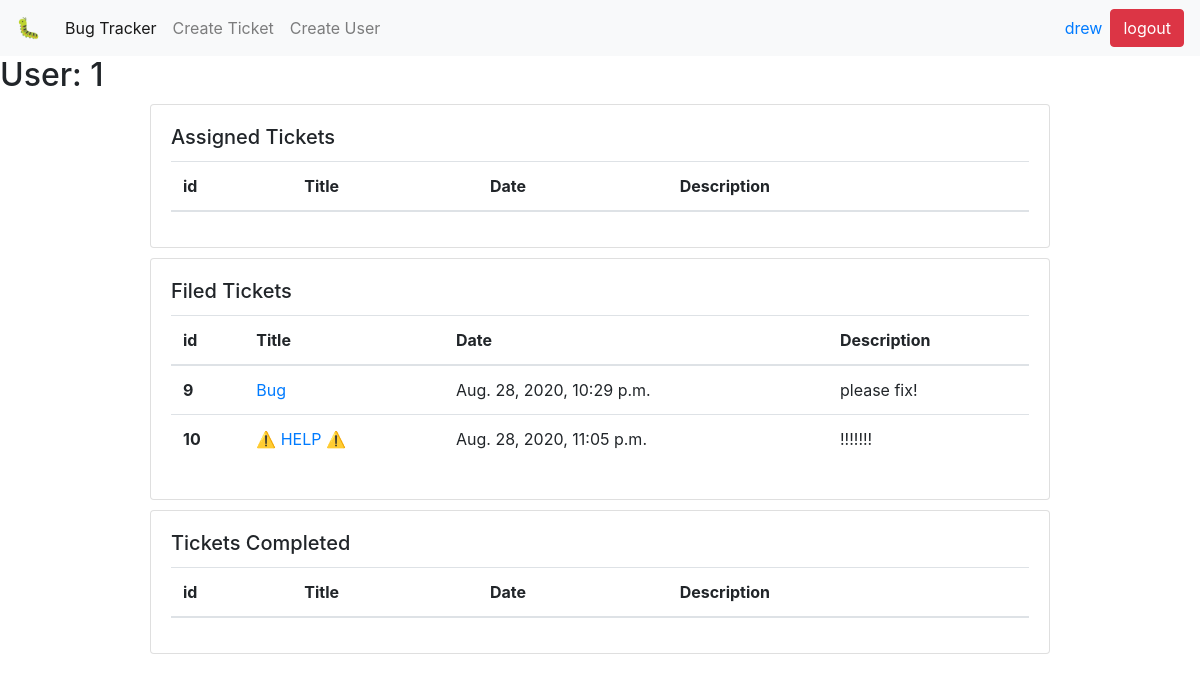
The app's page /user/1/ (signed in) with its own data.
### homepage/models.py (models this page shows, shortened)
class MyUser(AbstractUser):
    display_name = models.CharField(max_length=240)
    REQUIRED_FIELDS = ['display_name']

class Ticket(models.Model):
    title = models.CharField(max_length=240)
    date = models.DateTimeField(default=timezone.now)
    description = models.TextField()
    user_filed = models.ForeignKey(
        MyUser,
        related_name='filed',
        on_delete=models.CASCADE,
    )
    user_assigned = models.ForeignKey(
        MyUser,
        related_name='assigned',
        on_delete=models.CASCADE,
        blank=True,
        null=True,
    )
    user_completed = models.ForeignKey(
        MyUser,
        related_name='completed',
        on_delete=models.CASCADE,
        blank=True,
        null=True,
    )
    NEW = 'NE'
    IN_PROGRESS = 'IP'
    DONE = 'DO'
    INVALID = 'IN'
    STATUS_CHOICES = [
        (NEW, 'New'),
        (IN_PROGRESS, 'In Progress'),
        (DONE, 'Done'),
        (INVALID, 'Invalid'),
    ]
    status = models.CharField(
        max_length=2,
        choices=STATUS_CHOICES,
        default=NEW,
    )

### homepage/views.py (the view)
# urls.py: path('user/<int:user_id>/', views.user),
@ login_required
def user(request, user_id):
    tickets_assigned = Ticket.objects.filter(user_assigned=user_id)
    tickets_filed = Ticket.objects.filter(user_filed=user_id)
    tickets_completed = Ticket.objects.filter(user_completed=user_id)
    return render(request, "user.html", {
        "user_id": user_id,
        "tickets_assigned": tickets_assigned,
        "tickets_filed": tickets_filed,
        "tickets_completed": tickets_completed,
    })

### templates/user.html (shortened to what this page needs)
<!doctype html>
<html lang="en">
  <head>
    <link rel="stylesheet" href="https://stackpath.bootstrapcdn.com/bootstrap/4.5.2/css/bootstrap.min.css">
  </head>
  <body>
    <nav class="navbar navbar-expand-lg navbar-light bg-light">
      <a class="navbar-brand" href="/">🐛</a>
      <div class="collapse navbar-collapse" id="navbarSupportedContent">
        <ul class="navbar-nav mr-auto">
          <li class="nav-item active">
            <a class="nav-link" href="/">Bug Tracker<span class="sr-only">(current)</span></a>
          </li>
          <li class="nav-item">
            <a class="nav-link" href="/addticket/">Create Ticket</a>
          </li>
          <li class="nav-item">
            <a class="nav-link" href="/signup/">Create User</a>
          </li>
        </ul>
      </div>
      <a href="/user/{{ request.user.id }}" class="nav-item mr-sm-2">{{ request.user.username }}</a>
      <a class="btn btn-danger" href="/logout/" class="nav-item my-2 my-sm-0">logout</a>
    </nav>
    <h2>User: {{ user_id }}</h2>
    <div class="card" style="width: 75%; margin: 0 auto; margin-top: 10px">
      <div class="card-body">
        <h5 class="card-title">Assigned Tickets</h5>
        <table class="table">
            <thead>
                <tr>
                    <th scope="col">id</th>
                    <th scope="col">Title</th>
                    <th scope="col">Date</th>
                    <th scope="col">Description</th>
            </thead>
        </table>
      </div>
    </div>
    <div class="card" style="width: 75%; margin: 0 auto; margin-top: 10px">
      <div class="card-body">
        <h5 class="card-title">Filed Tickets</h5>
        <table class="table">
            <thead>
                <tr>
                    <th scope="col">id</th>
                    <th scope="col">Title</th>
                    <th scope="col">Date</th>
                    <th scope="col">Description</th>
            </thead>
            <tbody>
                {% for ticket in tickets_filed %}
                <tr>
                    <th scope="row">{{ ticket.id }}</th>
                    <td><a href="/ticket/{{ticket.id}}"> {{ ticket.title }}</a></th>
                    <td>{{ ticket.date }}</th>
                    <td>{{ ticket.description }}</th>
                </tr>
                {% endfor %}
            </tbody>
        </table>
      </div>
    </div>
    <div class="card" style="width: 75%; margin: 0 auto; margin-top: 10px">
      <div class="card-body">
        <h5 class="card-title">Tickets Completed</h5>
        <table class="table">
            <thead>
                <tr>
                    <th scope="col">id</th>
                    <th scope="col">Title</th>
                    <th scope="col">Date</th>
                    <th scope="col">Description</th>
            </thead>
        </table>
      </div>
    </div>
  </body>
</html>

### records on screen
MyUser: user.username "drew"
Ticket: id "9", title "Bug", date "Aug. 28, 2020, 10:29 p.m.", description "please fix!"
Ticket: id "10", title "⚠️ HELP ⚠️", date "Aug. 28, 2020, 11:05 p.m.", description "!!!!!!!"

### other values on screen
{{ user_id }} "1"
